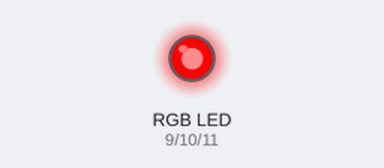
Recording of a sketch running on a simulated Arduino Uno, built with avr-gcc and run on an emulated ATmega328P. On the bench: an RGB LED mixed from three pins (HIGH = lit).

Above: at 0.5 s.
At 1.5 s:
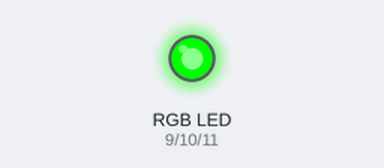
At 5.5 s:
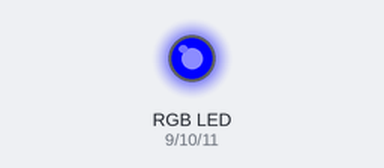
Timing chart, 0 to 6.9 s (numbered marks = the images above):
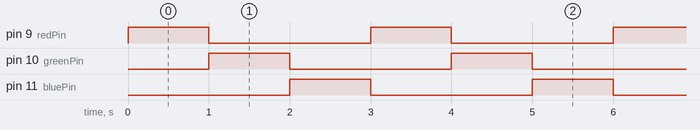

Measured:
- by itself, pin 9 (redPin), pin 10 (greenPin), pin 11 (bluePin): alternates HIGH for 1.0 s and LOW for 2.0 s
- by itself, everything shown: repeats every 3.0 s, in 4 steps

The sketch:

LED_RGB_ColorCycle.ino
```cpp
int redPin = 9;
int greenPin = 10;
int bluePin = 11;

void setup() {
  pinMode(redPin, OUTPUT);
  pinMode(greenPin, OUTPUT);
  pinMode(bluePin, OUTPUT);
}

void loop() {
  // Red
  digitalWrite(redPin, HIGH);
  delay(1000);
  digitalWrite(redPin, LOW);

  // Green
  digitalWrite(greenPin, HIGH);
  delay(1000);
  digitalWrite(greenPin, LOW);

  // Blue
  digitalWrite(bluePin, HIGH);
  delay(1000);
  digitalWrite(bluePin, LOW);
}
```
